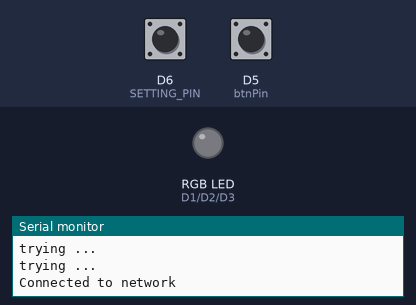
Bench run of a sketch on a simulated ESP8266 (NodeMCU). Shown: an RGB LED mixed from three pins (HIGH = lit), the last lines printed to the serial monitor. The inputs (shaded band) are chosen by the test bench; at power-on: D5 (btnPin) HIGH, D6 (SETTING_PIN) HIGH. WiFi joins after 1.5 s; servers stay silent unless stated; uploads are accepted with an empty reply.

Above: at 2.7 s.
2.8 s: D5 (btnPin) pulled LOW for 0.15 s
At 4.5 s:
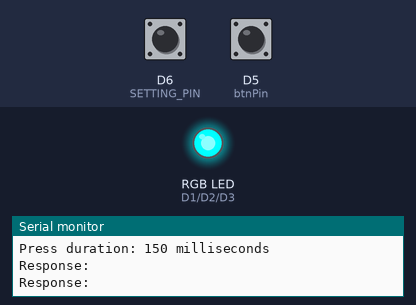
4.8 s: D5 (btnPin) pulled LOW for 1 s
Timing chart, 0 to 7.8 s (numbered marks = the images above; inputs shaded):
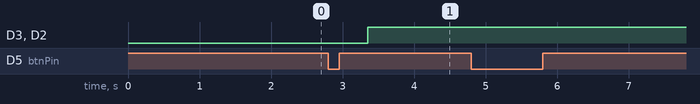

Measured:
- after the input at 2.8 s, D3 (bluePin), D2 (greenPin): LOW → HIGH after 0.55 s

The sketch:

ardsof.ino
```cpp
#define SETTING_PIN D6
bool IhaveLed;

void setup() {
  Serial.begin(9600);
  pinMode(SETTING_PIN,INPUT_PULLUP);
  IhaveLed = (digitalRead(SETTING_PIN) == LOW) ? true:false;

  if(IhaveLed){
   WifiSetup();
  } else {
    btn_setup();
  }
}
void loop() {
  if (digitalRead(SETTING_PIN) == LOW) {
    if (!IhaveLed) {
      WifiSetup();
      IhaveLed = true;
    }
    wifi_loop();
  } else {
    btn_loop();
  }
}
```

k02_ard_btn.ino
```cpp
#define btnPin D5
#define redPin D1
#define greenPin D2
#define bluePin D3

int lastVal;
unsigned long lastPressTime;
unsigned long pressStartTime = 0;
unsigned long pressDuration = 0;


const int MAX_PRESS_DURATIONS = 10;
unsigned long pressDurations[MAX_PRESS_DURATIONS] = {0};
int pressIndex = 0;
int numPresses = 0;

void btn_setup(){
  Serial.begin(9600);
  pinMode(btnPin, INPUT_PULLUP);

  lastPressTime = millis();
  lastVal = digitalRead(btnPin);
  wifiClient_Setup();
}

void btn_loop() {
  int val = digitalRead(btnPin);

  if((val == LOW) && (lastVal == HIGH) && (millis() - lastPressTime > 50)) {
    lastPressTime = millis();
    pressStartTime = lastPressTime;
  }

  measurePressDuration(val);
  lastVal = val;
}

void measurePressDuration(int btnCurrVal) {
  if (btnCurrVal == LOW) {
    if (pressStartTime != 0) {
      pressDuration = millis() - pressStartTime;
    }
  } else {
    if (pressStartTime != 0) {
      pressDuration = millis() - pressStartTime;
      Serial.print("Press duration: ");
      Serial.print(pressDuration);
      Serial.println(" milliseconds");
      pressStartTime = 0;

      if (numPresses < MAX_PRESS_DURATIONS) {
        pressDurations[numPresses] = pressDuration;
        numPresses++;
      } else {
        pressDurations[pressIndex] = pressDuration;
        pressIndex = (pressIndex + 1) % MAX_PRESS_DURATIONS;
      }

      long currentDuration = readCurrentDurationFromServer();
      if (pressDuration < currentDuration || currentDuration == 0) {
        SendBtnPressed();
        lightTurquoise();
      } else {
        lightOrange();
      }
    }
  }
}

void setRGBColor(int red, int green, int blue) {
  analogWrite(redPin, red);
  analogWrite(greenPin, green);
  analogWrite(bluePin, blue);
}

void lightTurquoise() {
  setRGBColor(0, 255, 255);
}

void lightOrange() {
  setRGBColor(255, 165, 0);
}

int getNumPresses() {
  return numPresses;
}

unsigned long* getPressDurations() {
  return pressDurations;
}
```

k20_RemoteWiFi.ino
```cpp
#include <ESP8266WiFi.h>
#include <WiFiClient.h>
#include <WiFiUdp.h>
#include <ESP8266HTTPClient.h>

const char* ssid = "RaadHeno";
const char* pswd = "Raad12340";

WiFiClient client;
int server_port = 80;

void wifiClient_Setup() {
  Serial.println("wifiSetup");
  WiFi.begin(ssid, pswd);
  while (WiFi.status() != WL_CONNECTED) {
    Serial.println("trying ...");
    delay(100);
  }
  Serial.println("Connected to network");
}

void SendBtnPressed() {
  HTTPClient http;
  const int deviceID = 1121;
  const int channel = 1;

  String dataURL = "http://api.kits4.me/GEN/api.php?ACT=SET&DEV=" + String(deviceID) + "&CH=" + String(channel) + "&VAL=" + String(pressDuration);

  http.begin(client, dataURL);

  int httpCode = http.POST("");

  if (httpCode > 0) {
    String payload = http.getString();
    Serial.println("Response: " + payload);
  } else {
    Serial.println("Error in HTTP request");
  }
  http.end();
}

long readCurrentDurationFromServer() {
  HTTPClient http;
  const int deviceID = 1121;
  const int channel = 1;

  String dataURL = "http://api.kits4.me/GEN/api.php?ACT=GET&DEV=" + String(deviceID) + "&CH=" + String(channel);

  http.begin(client, dataURL);

  int httpCode = http.GET();
  long currentDuration = -1;

  if (httpCode > 0) {
    String payload = http.getString();
    Serial.println("Response: " + payload);
    currentDuration = payload.toInt();
  } else {
    Serial.println("Error in HTTP request");
  }
  http.end();

  return currentDuration;
}
```

wifi_Local.ino
```cpp
#include <ESP8266WiFi.h>
#include <ESP8266WebServer.h>

IPAddress apIP(55, 55, 55, 55);
const char* src_ssid = "TalkingArduino";

ESP8266WebServer server(80);

void WifiSetup() {
  WiFi.mode(WIFI_AP_STA);
  WiFi.softAPConfig(apIP, apIP, IPAddress(255, 255, 255, 0));
  WiFi.softAP(src_ssid);
  server.on("/", handleRoot);
  server.onNotFound(handleNotFound);
  server.begin();
}

void wifi_loop() {
  server.handleClient();
  delay(10);
}

void handleNotFound(){
  String message = "File Not Found \n \n";
  message += "URI: ";
  message += server.uri();
  message += "\nMethod: ";
  message += (server.method() == HTTP_GET) ? "GET" : "POST";
  message += "\nArguments: ";
  message += server.args();
  message += "\n";

  for (uint8_t i = 0; i < server.args(); i++) {
      message += " " + server.argName(i) + ": " + server.arg(i) + "\n";
  }

  server.send(404, "text/plain", message);
}

void handleRoot() {
  String page = "<html><body><h1>Performance Display</h1><table border='1'>";
  page += "<tr><th>Press Number</th><th>Duration (ms)</th></tr>";

  int numPresses = getNumPresses();
  unsigned long* pressDurations = getPressDurations();

  for (int i = 0; i < numPresses; i++) {
    page += "<tr>";
    page += "<td>" + String(i + 1) + "</td>";
    page += "<td>" + String(pressDurations[i]) + "</td>";
    page += "</tr>";
  }

  page += "</table></body></html>";
  server.send(200, "text/html", page);
}
```
